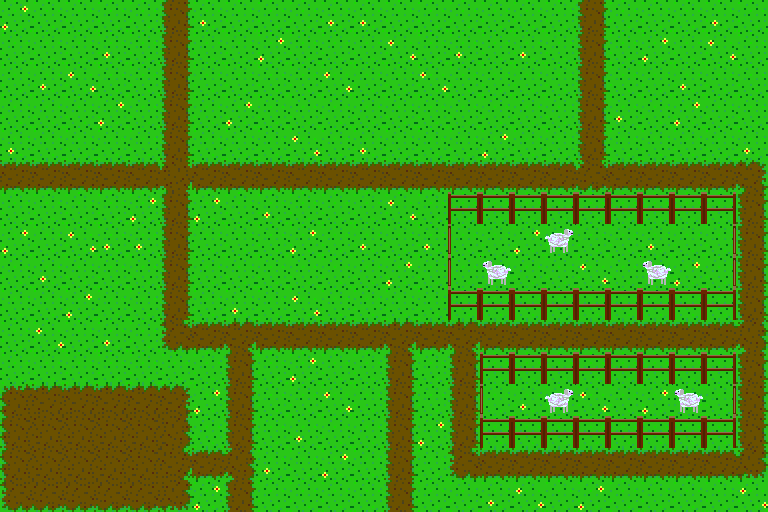

Rendered tile map (Tiled .tmx) drawn with the repository's tilesets; below, a short description and the map source with its tile grids summarised:
An orthogonal 24x16 tile map with 32x32 px tiles, 1 tile layer (Tile Layer 1).

<map version="1.0" orientation="orthogonal" width="24" height="16" tilewidth="32" tileheight="32">
 <tileset firstgid="1" name="Hub1" tilewidth="32" tileheight="32">
  <image source="../Hub 1/Tileset/dirt_grass_fence_sheet_zoom2.png" trans="ffffff" width="256" height="192" />
 </tileset>
 <layer name="Tile Layer 1" width="24" height="16">
  <data>[384 cells, 384 non-empty, 28 distinct tile ids]</data>
 </layer>
</map>
